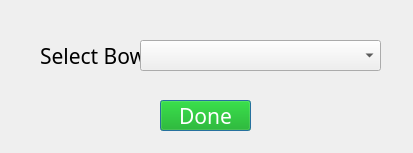
<?xml version="1.0" encoding="UTF-8"?>
<ui version="4.0">
 <class>Dialog</class>
 <widget class="QDialog" name="Dialog">
  <property name="geometry">
   <rect>
    <x>0</x>
    <y>0</y>
    <width>413</width>
    <height>153</height>
   </rect>
  </property>
  <property name="windowTitle">
   <string>Dialog</string>
  </property>
  <widget class="QLabel" name="label">
   <property name="geometry">
    <rect>
     <x>40</x>
     <y>40</y>
     <width>131</width>
     <height>31</height>
    </rect>
   </property>
   <property name="font">
    <font>
     <family>Shocking Headline</family>
     <pointsize>16</pointsize>
    </font>
   </property>
   <property name="text">
    <string>Select Bowler</string>
   </property>
  </widget>
  <widget class="QComboBox" name="bowler_name">
   <property name="geometry">
    <rect>
     <x>140</x>
     <y>40</y>
     <width>241</width>
     <height>31</height>
    </rect>
   </property>
  </widget>
  <widget class="QPushButton" name="done">
   <property name="geometry">
    <rect>
     <x>160</x>
     <y>100</y>
     <width>91</width>
     <height>31</height>
    </rect>
   </property>
   <property name="font">
    <font>
     <family>Shocking Headline</family>
     <pointsize>16</pointsize>
    </font>
   </property>
   <property name="cursor">
    <cursorShape>PointingHandCursor</cursorShape>
   </property>
   <property name="styleSheet">
    <string notr="true">background-color: rgb(0, 170, 0);
color: rgb(255, 255, 255);</string>
   </property>
   <property name="text">
    <string>Done</string>
   </property>
  </widget>
 </widget>
 <resources/>
 <connections/>
</ui>
